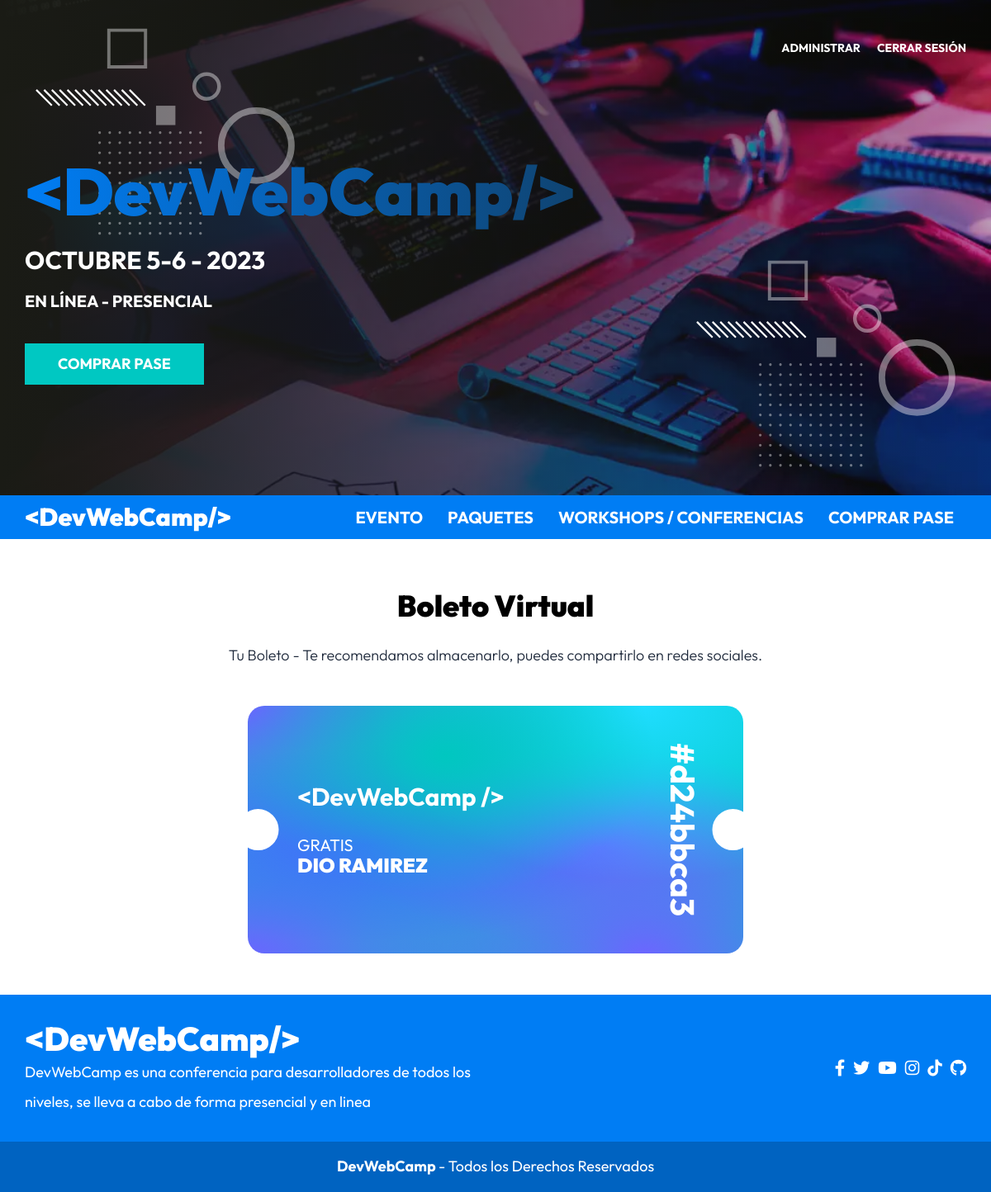
The page /boleto?id=d24bbca3 (signed in) on the database its author committed.
### tables this page shows
CREATE TABLE `paquetes` (
  `id` int(11) NOT NULL,
  `nombre` varchar(30) DEFAULT NULL
);

CREATE TABLE `usuarios` (
  `id` int(11) NOT NULL,
  `nombre` varchar(40) DEFAULT NULL,
  `apellido` varchar(40) DEFAULT NULL,
  `email` varchar(40) DEFAULT NULL,
  `password` varchar(60) DEFAULT NULL,
  `confirmado` tinyint(1) DEFAULT NULL,
  `token` varchar(13) DEFAULT NULL,
  `admin` tinyint(1) DEFAULT NULL
);

CREATE TABLE `registros` (
  `id` int(11) NOT NULL,
  `paquete_id` int(11) DEFAULT NULL,
  `pago_id` varchar(30) DEFAULT NULL,
  `token` varchar(8) DEFAULT NULL,
  `usuario_id` int(11) DEFAULT NULL,
  `regalo_id` int(11) DEFAULT NULL
);

### app/controllers/RegistroController.php (called while the page is built, shortened)
<?php
class RegistroController {
    public static function boleto( Router $router ) {
        $id= s($_GET['id']);
        $registro = Registro::where('token', $id);
        $registro->usuario = Usuario::find($registro->usuario_id);
        $registro->paquete = Paquete::find($registro->paquete_id);
        $router->render('registro/boleto', [
            'titulo' => 'Boleto Virtual',
            'registro' => $registro
        ]);
    }
}

### public/index.php (called while the page is built, shortened)
<?php
$router = new Router();
$router->get('/login', [AuthController::class, 'login']);
$router->post('/login', [AuthController::class, 'login']);
$router->post('/logout', [AuthController::class, 'logout']);
$router->get('/registro', [AuthController::class, 'registro']);
$router->post('/registro', [AuthController::class, 'registro']);
$router->get('/olvide', [AuthController::class, 'olvide']);
$router->post('/olvide', [AuthController::class, 'olvide']);
$router->get('/reestablecer', [AuthController::class, 'reestablecer']);
$router->post('/reestablecer', [AuthController::class, 'reestablecer']);
$router->get('/mensaje', [AuthController::class, 'mensaje']);
$router->get('/confirmar-cuenta', [AuthController::class, 'confirmar']);
$router->get('/admin/dashboard', [DashboardController::class, 'index']);
$router->get('/admin/ponentes', [PonentesController::class, 'index']);
$router->get('/admin/ponentes/crear', [PonentesController::class, 'crear']);
$router->post('/admin/ponentes/crear', [PonentesController::class, 'crear']);
$router->get('/admin/ponentes/editar', [PonentesController::class, 'editar']);
$router->post('/admin/ponentes/editar', [PonentesController::class, 'editar']);
$router->post('/admin/ponentes/eliminar', [PonentesController::class, 'eliminar']);
$router->get('/admin/eventos', [EventosController::class, 'index']);
$router->get('/admin/eventos/crear', [EventosController::class, 'crear']);
$router->post('/admin/eventos/crear', [EventosController::class, 'crear']);
$router->get('/admin/eventos/editar', [EventosController::class, 'editar']);
$router->post('/admin/eventos/editar', [EventosController::class, 'editar']);
$router->post('/admin/eventos/eliminar', [EventosController::class, 'eliminar']);
$router->get('/admin/registrados', [RegistradosController::class, 'index']);
$router->get('/admin/regalos', [RegalosController::class, 'index']);
$router->get('/api/eventos-horarios', [APIEventos::class, 'index']);
$router->get('/api/ponentes', [APIPonentes::class, 'index']);
$router->get('/api/ponente', [APIPonentes::class, 'ponente']);
$router->get('/api/regalos', [APIRegalos::class, 'regalos']);
$router->get('/finalizar-registro', [RegistroController::class, 'crear']);
$router->post('/finalizar-registro/gratis', [RegistroController::class, 'gratis']);
$router->post('/finalizar-registro/pagar', [RegistroController::class, 'pagar']);
$router->get('/finalizar-registro/conferencias', [RegistroController::class, 'conferencias']);
$router->post('/finalizar-registro/conferencias', [RegistroController::class, 'conferencias']);
$router->get('/boleto', [RegistroController::class, 'boleto']);
$router->get('/', [PaginasController::class, 'index']);
$router->get('/eventos', [PaginasController::class, 'eventos']);
$router->get('/paquetes', [PaginasController::class, 'paquetes']);
$router->get('/conferencias', [PaginasController::class, 'conferencias']);
$router->get('/404', [PaginasController::class, 'error']);
$router->comprobarRutas();

### app/models/ActiveRecord.php (called while the page is built, shortened)
<?php
class ActiveRecord {
    protected static $db;
    protected static $tabla = '';
    public static function setDB($database) {
        self::$db = $database;
    }
    public static function consultarSQL($query) {
        $resultado = self::$db->query($query);
        $array = [];
        while($registro = $resultado->fetch_assoc()) {
            $array[] = static::crearObjeto($registro);
        }
        return $array;
    }
    protected static function crearObjeto($registro) {
        $objeto = new static;
        foreach($registro as $key => $value ) {
            if(property_exists( $objeto, $key  )) {
                $objeto->$key = $value;
            }
        }
        return $objeto;
    }
    public static function find($id) {
        $query = "SELECT * FROM " . static::$tabla  ." WHERE id = ${id}";
        $resultado = self::consultarSQL($query);
        return array_shift( $resultado ) ;
    }
    public static function where($columna, $valor) {
        $query = "SELECT * FROM " . static::$tabla . " WHERE ${columna} = '${valor}'";
        $resultado = self::consultarSQL($query);
        return array_shift( $resultado ) ;
    }
}

### includes/funciones.php (called while the page is built, shortened)
<?php
function s($html) : string {
    $s = htmlspecialchars($html);
    return $s;
}

### app/views/registro/boleto.php (the view)
<main class="pagina">
    <h2 class="pagina__heading"><?php echo $titulo; ?></h2>
    <p class="pagina__descripcion">Tu Boleto - Te recomendamos almacenarlo, puedes compartirlo en redes sociales.</p>
    <div class="boleto-virtual">
        <div class="boleto boleto--<?php echo strtolower($registro->paquete->nombre); ?> boleto--acceso">
            <div class="boleto__contenido">
                <h4 class="boleto__logo">&#60;DevWebCamp /></h4>
                <p class="boleto__plan"><?php echo $registro->paquete->nombre; ?></p>
                <p class="boleto__nombre"><?php echo $registro->usuario->nombre . " " . $registro->usuario->apellido; ?></p>
            </div>
            <p class="boleto__codigo"><?php echo '#' . $registro->token; ?></p>
        </div>
    </div>
</main>

### public/build/css/app.css (style rules this page uses)
html { -webkit-text-size-adjust:100%;line-height:1.15 }
body { margin:0 }
main { display:block }
html { box-sizing:border-box;font-size:62.5%;height:100% }
*,:after,:before { box-sizing:inherit;margin:0;padding:0 }
body { font-family:Outfit,sans-serif;font-size:1.8rem }
h1,h2,h3 { font-family:Outfit,sans-serif;font-weight:900;margin:2rem 0 }
h2 { font-size:3.6rem }
[class$=__heading] { font-family:Outfit,sans-serif;font-weight:900;margin:6rem 0 3rem;text-align:center }
[class$=__descripcion] { color:#1e293b;font-size:1.8rem;font-weight:300;margin-bottom:5rem;text-align:center }
.boleto { border-radius:2rem;color:#fff;margin:0 auto;padding:6rem;position:relative;width:min(100% - 5rem,65rem) }
.boleto:after,.boleto:before { background-color:#fff;content:"";height:5rem;position:absolute;top:calc(50% - 2.5rem);width:5rem }
.boleto:before { -webkit-clip-path:circle(50% at 25% 50%);clip-path:circle(50% at 25% 50%);left:0 }
.boleto:after { -webkit-clip-path:circle(50% at 75% 50%);clip-path:circle(50% at 75% 50%);right:0 }
.boleto--gratis { background-color:#00c7c0;background-image:radial-gradient(at 40% 20%,#00c7c0 0,transparent 50%),radial-gradient(at 80% 0,#1fddff 0,transparent 50%),radial-gradient(at 24% 56%,#426bff 0,transparent 50%),radial-gradient(at 70% 57%,#6966ff 0,transparent 50%),radial-gradient(at 0 100%,#6966ff 0,transparent 50%),radial-gradient(at 80% 100%,#6b66ff 0,transparent 50%),radial-gradient(at 0 0,#6966ff 0,transparent 50%) }
.boleto__logo { color:#fff;font-size:clamp(2rem,10vw,4rem);margin:0;text-align:left }
.boleto__plan { font-size:2rem;margin:3rem 0 0;text-transform:uppercase }
.boleto--acceso { height:50rem;padding:10rem 3rem;width:30rem }
@media (min-width:768px) { .boleto--acceso { display:flex;flex-direction:column;height:30rem;justify-content:center;padding:6rem;width:60rem } }
.boleto--acceso .boleto__logo { font-size:clamp(2rem,10vw,3rem);margin:0;text-align:left }
.boleto--acceso .boleto__nombre { font-size:2.4rem;font-weight:900;text-transform:uppercase }
.boleto--acceso .boleto__codigo { bottom:7rem;font-size:4rem;font-weight:700;left:0;margin:0;position:absolute;text-align:center;width:100% }
@media (min-width:768px) { .boleto--acceso .boleto__codigo { left:calc(100% - 5rem);rotate:90deg;top:0;transform-origin:0 0;width:30rem } }
.boleto:before { -webkit-clip-path:circle(50% at 50% 25%);clip-path:circle(50% at 50% 25%);left:calc(50% - 2.5rem);top:0 }
@media (min-width:768px) { .boleto:before { -webkit-clip-path:circle(50% at 25% 50%);clip-path:circle(50% at 25% 50%);left:0;top:calc(50% - 2.5rem) } }
.boleto:after { -webkit-clip-path:circle(50% at 50% 75%);clip-path:circle(50% at 50% 75%);left:calc(50% - 2.5rem);top:calc(100% - 5rem) }
@media (min-width:768px) { .boleto:after { -webkit-clip-path:circle(50% at 75% 50%);clip-path:circle(50% at 75% 50%);left:calc(100% - 5rem);top:calc(50% - 2.5rem) } }

### rows shown on the page
paquetes: nombre "GRATIS"
usuarios: nombre "DIO", apellido "RAMIREZ"
registros: token "d24bbca3"

### other values the page prints
$titulo "Boleto Virtual"
